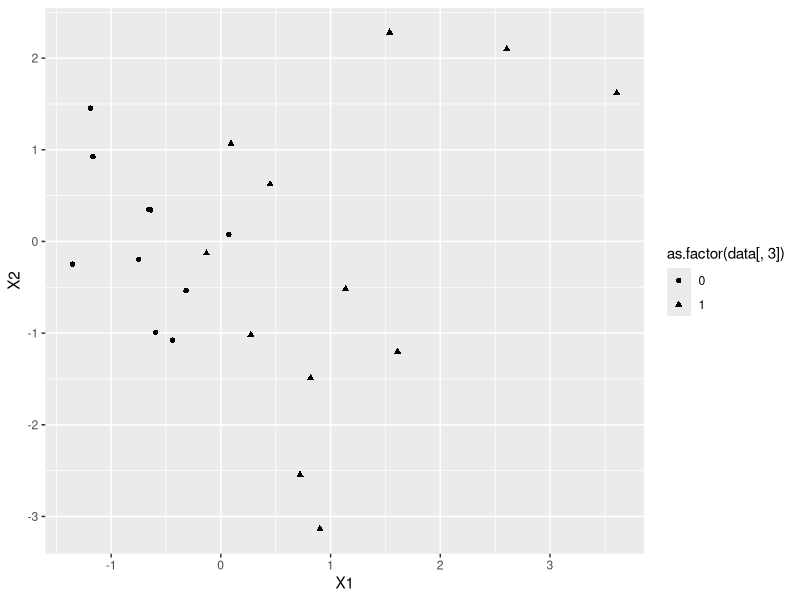
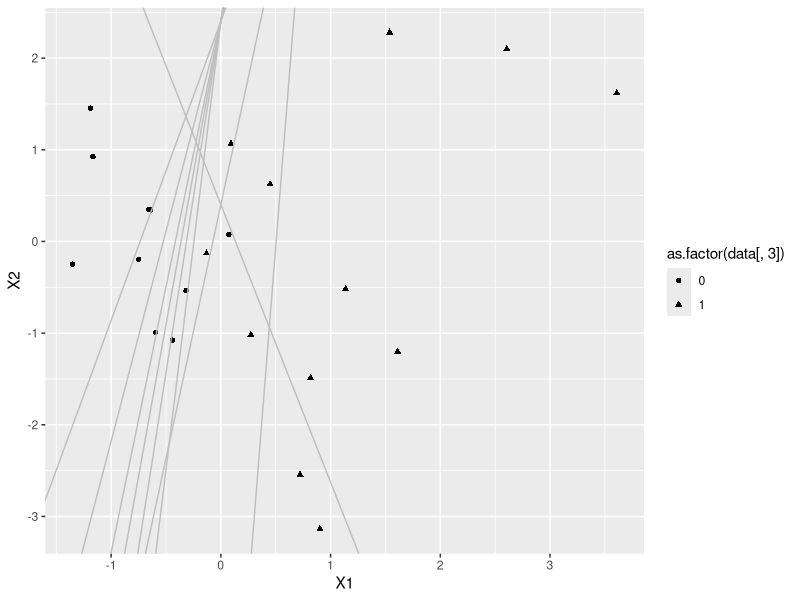
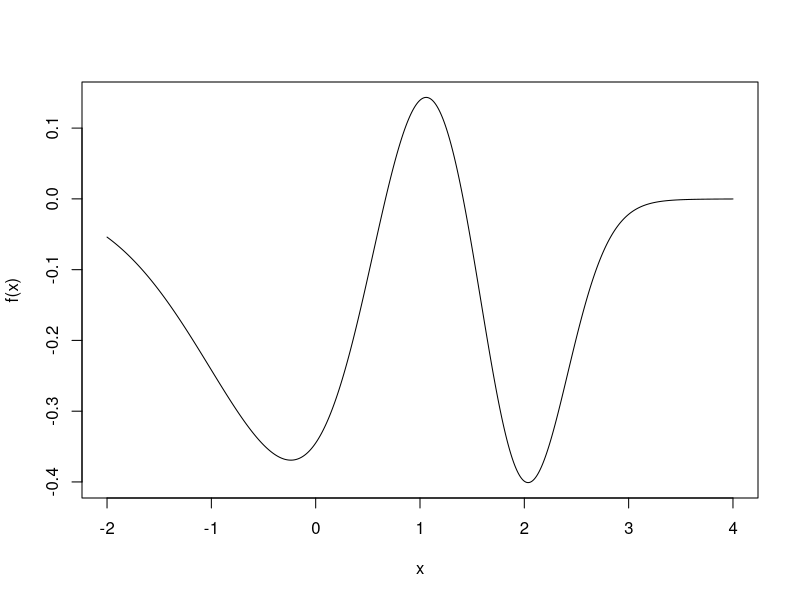
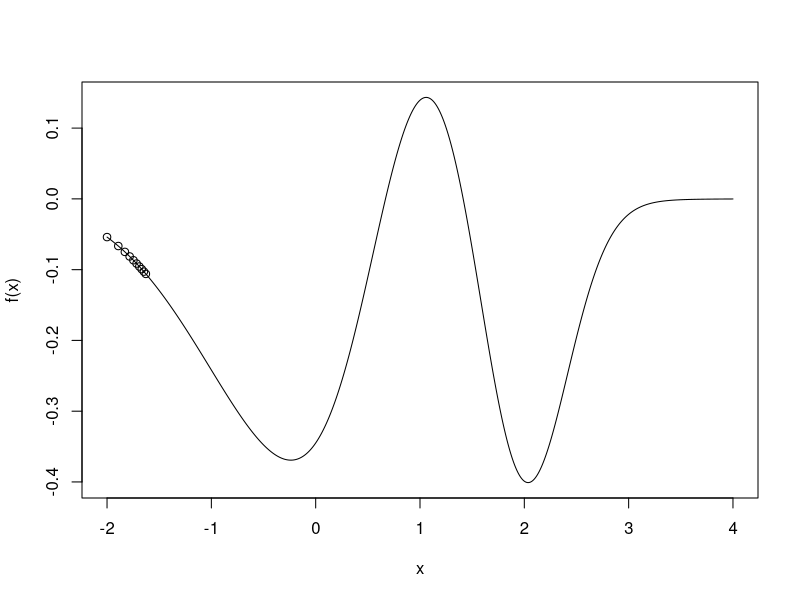
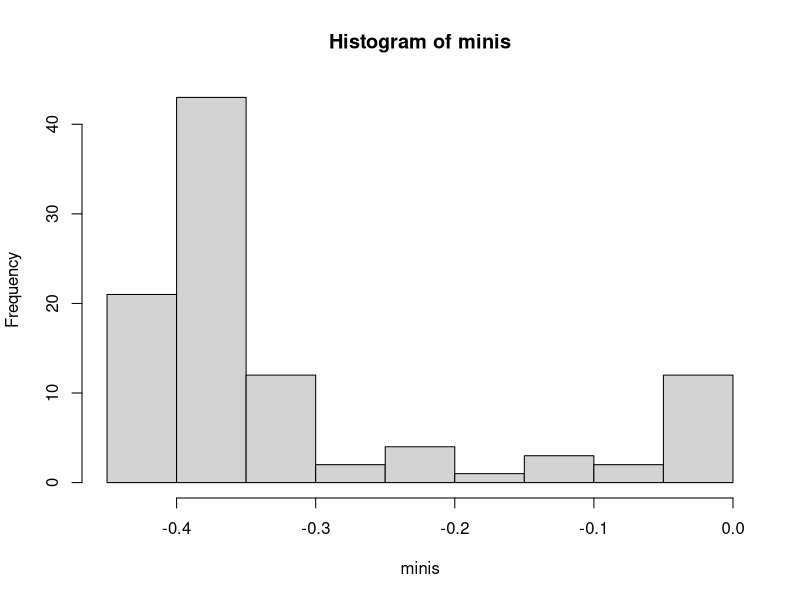

The R source for these figures, in order:
## ---- chunk 1
knitr::opts_chunk$set(echo = TRUE)
## ---- chunk 2
library(MASS)
library(ggplot2)
data = mvrnorm(20, c(0, 0), matrix(c(2, 0, 0, 2), 2, 2))
minpos = min(data[,1][which(data[,1] > 0)])
maxneg = max(data[,1][which(data[,1] < 0)])
data = rbind(data.frame(data, data[,1] > 0), c(rep(runif(1, 0, minpos), 2), FALSE),
	c(rep(runif(1, maxneg, 0), 2), TRUE))
v = as.matrix(runif(3, 0, 1))
x.data = cbind(rep(1, dim(data)[1]), as.matrix(data[,1:2]))
y.data = as.matrix((data[,3] - 0.5) * 2)	
y.est = ((x.data %*% v > 0) - 0.5) * 2
v.data = as.matrix(v)
cnt = 1
while(any(y.est != y.data)){
	v = v + t(x.data) %*% (y.data - y.est)
	y.est = ((x.data %*% v > 0) - 0.5) * 2
	v.data = cbind(v.data, v)
	cnt = cnt + 1
	if(cnt == 10){break}}
graph = ggplot(data, mapping = aes(x = X1, y = X2, 
	shape = as.factor(data[,3]))) + geom_point()
graph.points = graph
for(i in 1:dim(v.data)[2]){
	graph = graph + geom_abline(intercept = v.data[1, i], 
		slope = -v.data[2, i] / v.data[3, i], col = 'grey')}
plot(graph.points)
plot(graph)
## ---- chunk 3
f = function(x){-dnorm(x, 0, 1) + 0.5 * dnorm(x, 1, 0.5) - 0.4 * dnorm(x, 2, 0.4)}
x = seq(-2, 4, length.out = 500)
graph = spline(x, f(x), n = 1000)
plot(graph, type = 'l', xlab = 'x', ylab = 'f(x)')
## ---- chunk 4
f.prime = function(x, delta = 0.001){(f(x + delta) - f(x - delta)) / (2 * delta)}
print(f.prime(-2))
## ---- chunk 5
gred.des = function(x1, epsilon = 0.05){
	n = 1
	x.data = c(x1)
	while(n == 1 || abs(f.prime(x1)) > epsilon){
		pre = x1
		x1 = x1 - f.prime(x1) / n
		x.data = c(x.data, x1)
		n = n + 1
	}
	return(list(n, x.data, x1, f(x1)))
}
## ---- chunk 6
result = gred.des(-2, epsilon = 0.05)
print(result[1][[1]]) # Iteration times
print(summary(result[2][[1]])) # All x_i
print(result[3][[1]]) # Final x_n
print(result[4][[1]]) # Minimum of f(x)
## ---- chunk 7
x = seq(-2, 4, length.out = 500)
graph = spline(x, f(x), n = 1000)
plot(graph, type = 'l', xlab = 'x', ylab = 'f(x)')
x.1_10 = result[2][[1]][1:10]
points(x.1_10, f(x.1_10))
## ---- chunk 8
xs = runif(100, -2, 4)
gred.des2 = function(x1, epsilon = 0.05){
	n = 1
	x.data = c(x1)
	while(n == 1 || f.prime(x1) > epsilon){
		pre = x1
		x1 = x1 - f.prime(x1) / n
		x.data = c(x.data, x1)
		n = n + 1
	}
	return(f(x1))
}
minis = sapply(xs, gred.des2)
hist(minis)
## ---- chunk 9
print(min(minis))
